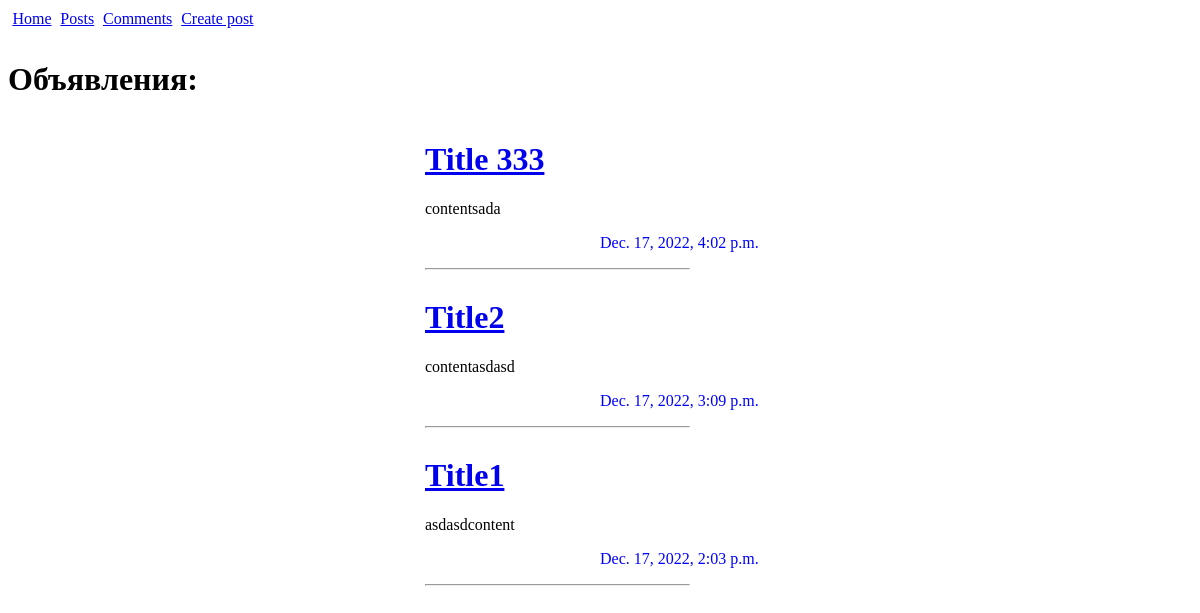
The app's page /announce/ with its own data.
### app/models.py (models this page shows, shortened)
class Announcement(models.Model):
    Announcement_author = models.ForeignKey(MyUser, on_delete=models.CASCADE)
    Creation_date = models.DateTimeField(auto_now_add=True)
    Announcement_title = models.CharField(max_length=255)
    Announcement_text = models.TextField(default='content')
    CHOICES = (
        ('Tank', 'Танки'),
        ('Heal', 'Хилы'),
        ('DD', 'ДД'),
        ('Sales', 'Торговецы'),
        ('GM', 'Гилдмастеры'),
        ('QG', 'Квестгиверы'),
        ('BS', 'Кузнецы'),
        ('PS', 'Кожевники'),
        ('Potions', 'Зельевары'),
        ('Magic', 'Мастера заклинаний'),
    )
    Category = models.CharField(max_length=300, choices = CHOICES)

### app/views.py (the view)
# urls.py: path('', AnnouncementList.as_view()),
class AnnouncementList(ListView):
    model = Announcement
    template_name = 'announce/announce.html'
    context_object_name = 'Announcement'
    ordering = ['-Creation_date']
    paginate_by = 10
    form_class = AnnouncementForm
    queryset = Announcement.objects.all()
    def get_context_data(self, **kwargs):
        context = super().get_context_data(**kwargs)
        return context

### app/templates/announce/announce.html
{% extends 'base.html' %}
{% block content %}
    <h1>Объявления: </h1>
    <div class="announce">
        {% for Announce in Announcement %}
            <div class = "announce-item">
                <a href="{{Announce.id}}"><h1>{{ Announce.Announcement_title }}</h1></a>
                <p>{{ Announce.Announcement_text|linebreaksbr }}</p>
                <p>{{ Announce.Creation_date }}</p>
                <hr style="width:75%;text-align:left;margin-left:0">
            </div>
        {% endfor %}
    </div>
{% endblock %}

### app/static/css/styles.css (style rules this page uses)
.announce { display: flex; justify-content: space-around; align-content: center; flex-direction: column; flex-wrap: wrap; }
.announce-item { width: 350px; }
.announce-item p:nth-child(2n+1) { color: blue; margin-left: 50%; }

### records on screen
Announcement: Announcement_title "Title 333", Announcement_text "contentsada", Creation_date "Dec. 17, 2022, 4:02 p.m."
Announcement: Announcement_title "Title2", Announcement_text "contentasdasd", Creation_date "Dec. 17, 2022, 3:09 p.m."
Announcement: Announcement_title "Title1", Announcement_text "asdasdcontent", Creation_date "Dec. 17, 2022, 2:03 p.m."
